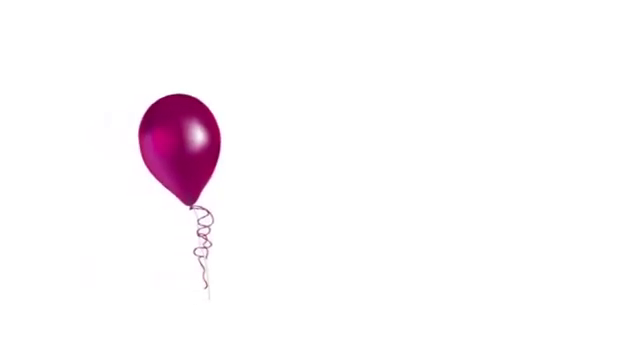
#> input picture frame 69 of video1.mp4, 640 x 360 px
$ python color_recognition.py
#> lines starting #> are read from the running program, lines starting #| are printed output that depends on the picture
import cv2
import numpy as np

def get_basic_color_name(b, g, r):
    color_bgr = np.uint8([[[b, g, r]]])
    hsv = cv2.cvtColor(color_bgr, cv2.COLOR_BGR2HSV)[0][0]
    h, s, v = hsv[0], hsv[1], hsv[2]

    if v < 50:
        return "Black"
    if s < 50:
        if v > 200:
            return "White"
        else:
            return "Gray"

    # Detect brown: hue ~10-20, saturation high, value low/medium
    if 10 <= h <= 20 and s >= 100 and v <= 150:
        return "Brown"

    if h < 5 or h > 170:
        return "Red"
    elif h < 22:
        return "Orange"
    elif h < 35:
        return "Yellow"
    elif h < 85:
        return "Green"
    elif h < 125:
        return "Blue"
    elif h < 160:
        return "Blue"
    else:
        return "Purple"

#put your video path here:
video_path = r'C:\Users\abdul\Desktop\task2\video1.mp4'
cap = cv2.VideoCapture(video_path)

while True:
    ret, frame = cap.read()
#> frame is the input picture: shape (360, 640, 3); mean B, G, R 250.2, 247.8, 251.7
    if not ret:
        break

    h, w, _ = frame.shape
#> h = 360; w = 640
    cx, cy = w // 2, h // 2
#> cx = 320; cy = 180

    size = 50  # half size of square (30x30 region)
    roi = frame[cy - size:cy + size, cx - size:cx + size]
#> roi: shape (100, 100, 3); every value is 255
    b, g, r = cv2.mean(roi)[:3]
#> b = 255; g = 255; r = 255
    b, g, r = int(b), int(g), int(r)

    color_name = get_basic_color_name(b, g, r)
#> in get_basic_color_name, `color_bgr = np.uint8([[[b, g, r]]])`: color_bgr = [[255, 255, 255]]
#> in get_basic_color_name, `hsv = cv2.cvtColor(color_bgr, cv2.COLOR_BGR2HSV)[0][0]`: hsv = [0, 0, 255]
#> in get_basic_color_name, `h, s, v = hsv[0], hsv[1], hsv[2]`: h = 0; v = 255
#> color_name = 'White'

    # Draw green square around sampling area
    cv2.rectangle(frame, (cx - size, cy - size), (cx + size, cy + size), (0, 255, 0), 2)

    # Show color name and RGB values
    text = f'{color_name} (R={r} G={g} B={b})'
#> text = 'White (R=255 G=255 B=255)'
    cv2.rectangle(frame, (20, 20), (600, 60), (b, g, r), -1)
    text_color = (255, 255, 255) if (r*0.299 + g*0.587 + b*0.114) < 186 else (0, 0, 0)
#> text_color = (0, 0, 0)
    cv2.putText(frame, text, (30, 50), cv2.FONT_HERSHEY_SIMPLEX, 0.8, text_color, 2)
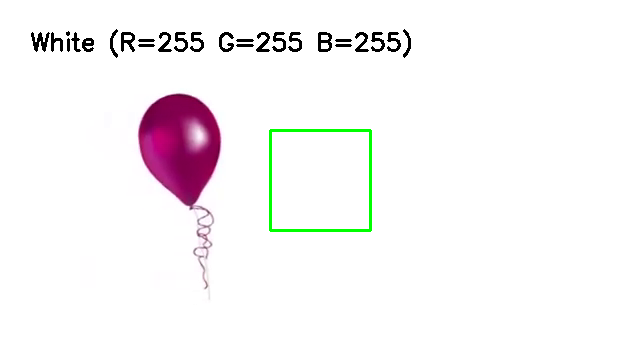
#> frame: shape (360, 640, 3); mean B, G, R 245.9, 244.8, 247.4

    cv2.imshow("Color Recognition", frame)

    if cv2.waitKey(30) & 0xFF == ord('q'):
#> (key q is pressed here)
        break

cap.release()
cv2.destroyAllWindows()

$ run again, starting later in the video
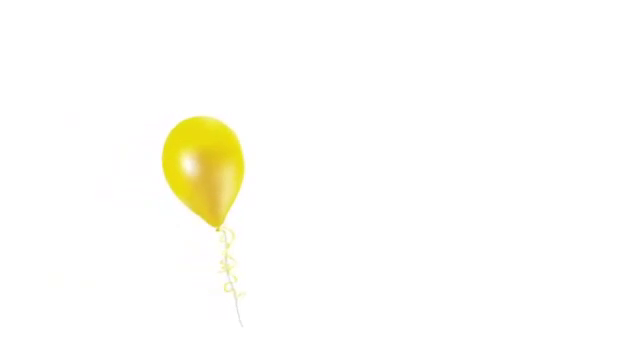
#> input picture frame 313 of video1.mp4, 640 x 360 px
#> frame is the input picture: shape (360, 640, 3); mean B, G, R 248.9, 253.7, 254.3
#> roi: shape (100, 100, 3); every value is 255
#> b = 255
#> color_bgr = [[255, 255, 255]]
#> hsv = [0, 0, 255]
#> in get_basic_color_name, `h, s, v = hsv[0], hsv[1], hsv[2]`: h = 0; v = 255
#> color_name = 'White'
#> text = 'White (R=255 G=255 B=255)'
#> text_color = (0, 0, 0)
#> `cv2.putText(frame, text, (30, 50), cv2.FONT_HERSHEY_SIMPLEX, 0.8, text..`:
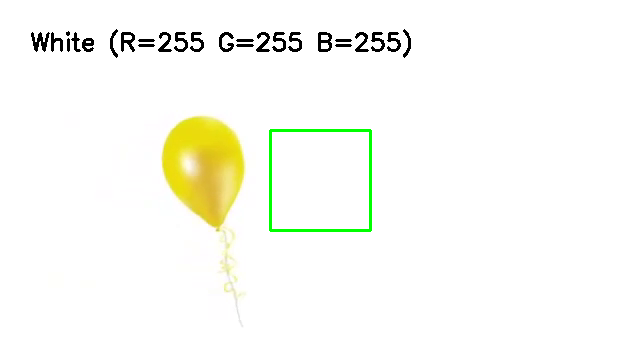
#> frame: shape (360, 640, 3); mean B, G, R 244.6, 250.7, 250

$ run again, starting later in the video
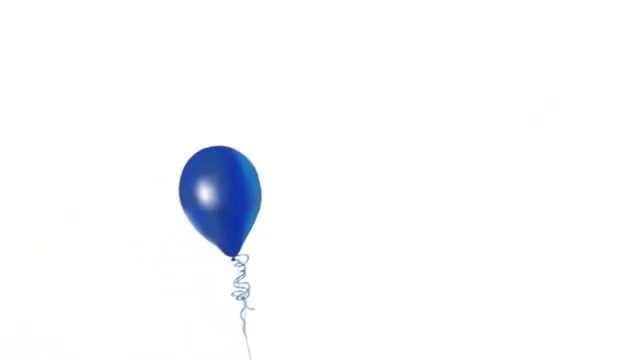
#> input picture frame 556 of video1.mp4, 640 x 360 px
#> frame is the input picture: shape (360, 640, 3); mean B, G, R 252.3, 249.9, 248.7
#> roi: shape (100, 100, 3); every value is 255
#> b = 255
#> color_bgr = [[255, 255, 255]]
#> hsv = [0, 0, 255]
#> in get_basic_color_name, `h, s, v = hsv[0], hsv[1], hsv[2]`: h = 0; v = 255
#> color_name = 'White'
#> text = 'White (R=255 G=255 B=255)'
#> text_color = (0, 0, 0)
#> `cv2.putText(frame, text, (30, 50), cv2.FONT_HERSHEY_SIMPLEX, 0.8, text..`:
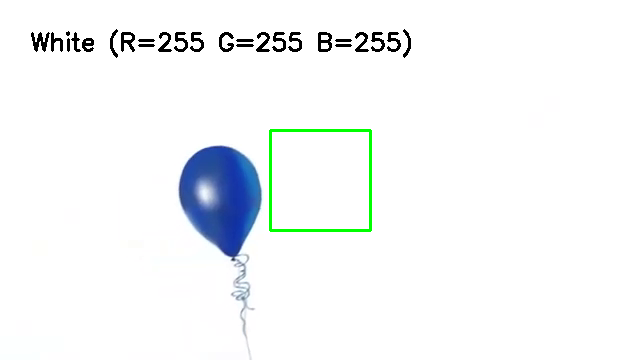
#> frame: shape (360, 640, 3); mean B, G, R 248, 246.9, 244.4
